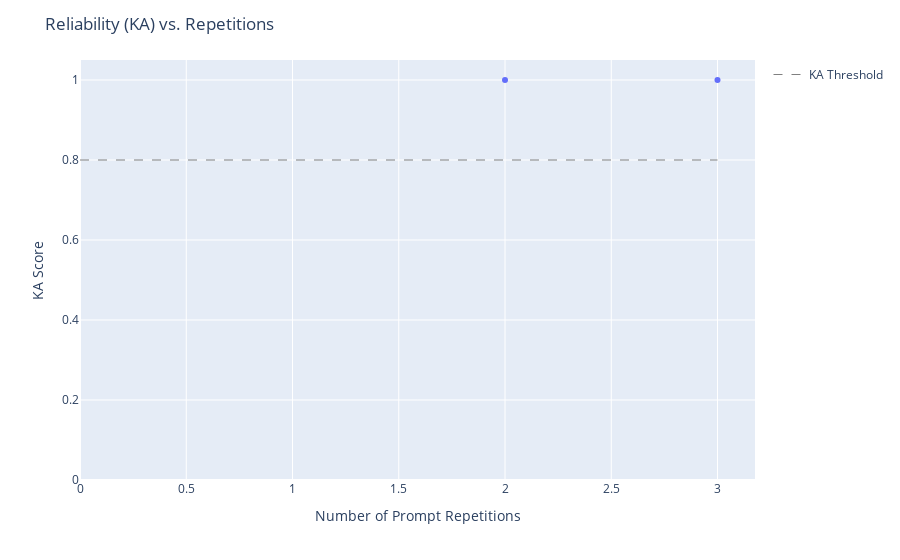

This figure's notebook cell:
### Code cell
# Example use
APIKEY = os.getenv("OPENAI_API_KEY")
MODEL = 'gpt-3.5-turbo'
llm = LLMWrapper(model = MODEL, apikey=APIKEY)

data = ["This creature, often seen as a symbol of independence, gracefully navigates its environment, its eyes shining like beacons in the twilight, always landing on its feet after a calculated leap.",
"With a loyalty as steadfast as the north star, this companion greets each day with boundless enthusiasm, its wagging tail a metronome of joy as it awaits the next adventure beside its human.",
"Cloaked in fur as soft as whispers, this enigmatic being prowls the silent corridors of its domain by night, its silhouette a fleeting ghost against the moonlit windows.",
"An epitome of devotion, this guardian's bark is both a welcoming fanfare and a stern warning, its ears perpetually tuned to the sounds of its family's voices, standing watch over its home with unwavering vigilance.",
"This solitary hunter, with whiskers tuned to the slightest rustle, moves like a shadow through the underbrush, its green gaze piercing the darkness, ever in pursuit of the elusive dance of light and shadow.",
"Bearing a heart as wide as the open field it romps through, this creature's howls weave tales of ancestral wolves, yet its gentle eyes betray a soul purely devoted to the companionship of those it calls its pack.",
"As if adorned with the softest down, this silent watcher claims the highest vantage points as its throne, surveying its kingdom with a regal indifference, yet secretly reveling in the warmth of a gentle stroke.",
"In its eyes, one can see the flicker of ancient fireside companions, its presence a comforting weight at the foot of the bed, a protector of dreams and a keeper of secrets, sharing silent conversations in the stillness of night.",
"With agility that belies its delicate form, this creature commands the air itself, its movements a ballet of precision and grace, leaving only the faintest whispers in its wake as it explores realms both high and low.",
"This jovial spirit, with fur muddied from joyful romps in the rain, returns home with a trophy branch larger than itself, a testament to its undying zest for life and the simple pleasures found in a stick well-chased."]

prompt = 'Does the message describe a cat or a dog?'
prompt_postfix = '[Respond 0 for cat, and 1 for dog.]'
psa = PromptStabilityAnalysis(llm, data)

# Test variability for the same prompt.
res,df = psa.baseline_stochasticity(prompt,prompt_postfix,iterations=3)

### Figure 1 — Plotly figure (JSON) as saved in the notebook; plotly's stock layout.template omitted (floating-point values rounded to 4 significant figures)
{"data": [{"hovertemplate": "Repetitions=%{x}<br>KA Score=%{y}<extra></extra>", "legendgroup": "", "marker": {"color": "#636efa", "symbol": "circle"}, "mode": "markers", "name": "", "orientation": "v", "showlegend": false, "type": "scatter", "x": [2, 3], "xaxis": "x", "y": [1, 1], "yaxis": "y"}, {"line": {"color": "black", "dash": "dash", "width": 0.5}, "mode": "lines", "name": "KA Threshold", "type": "scatter", "x": [0, 3], "y": [0.8, 0.8]}], "layout": {"hovermode": "closest", "legend": {"tracegroupgap": 0}, "margin": {"t": 60}, "title": {"text": "Reliability (KA) vs. Repetitions"}, "xaxis": {"anchor": "y", "domain": [0, 1], "title": {"text": "Number of Prompt Repetitions"}}, "yaxis": {"anchor": "x", "domain": [0, 1], "range": [0, 1.05], "title": {"text": "KA Score"}}}}
